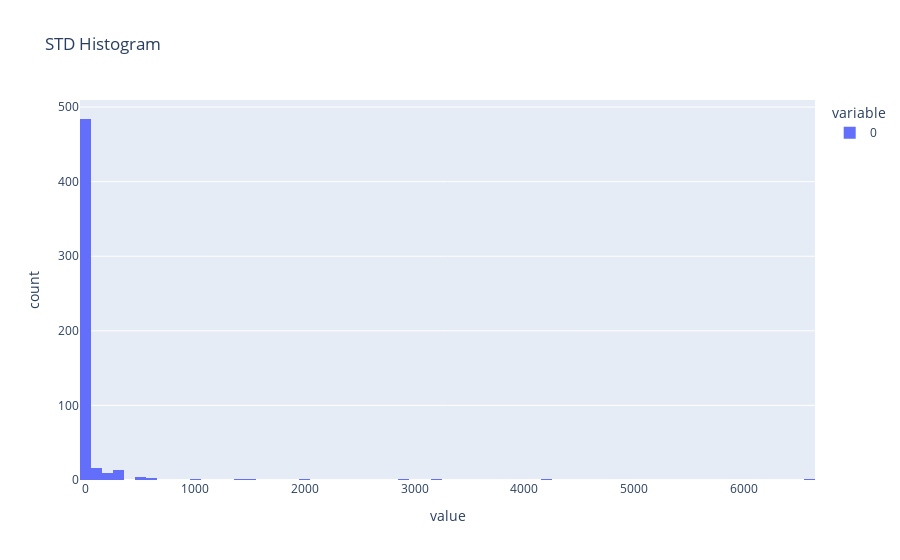

The code cell stored with this chart in its notebook:
### Code cell
px.histogram(df.std(),title="STD Histogram",nbins=100)

### Figure 1 — Plotly figure (JSON) as saved in the notebook; plotly's stock layout.template omitted (floating-point values rounded to 4 significant figures; data arrays with more than 128 entries replaced by an {"elided": "..."} marker saying what was removed)
{"data": [{"alignmentgroup": "True", "bingroup": "x", "hovertemplate": "variable=0<br>value=%{x}<br>count=%{y}<extra></extra>", "legendgroup": "0", "marker": {"color": "#636efa", "pattern": {"shape": ""}}, "name": "0", "nbinsx": 100, "offsetgroup": "0", "orientation": "v", "showlegend": true, "type": "histogram", "x": {"elided": "539 float values"}, "xaxis": "x", "yaxis": "y"}], "layout": {"autosize": true, "barmode": "relative", "legend": {"title": {"text": "variable"}, "tracegroupgap": 0}, "title": {"text": "STD Histogram"}, "xaxis": {"anchor": "y", "autorange": true, "domain": [0, 1], "range": [-50, 6650], "title": {"text": "value"}, "type": "linear"}, "yaxis": {"anchor": "x", "autorange": true, "domain": [0, 1], "range": [0, 509.5], "title": {"text": "count"}}}}
